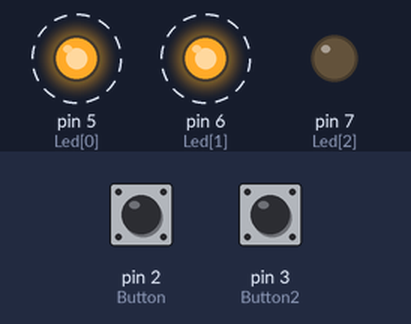
Recording of a sketch running on a simulated Arduino Uno, built with avr-gcc and run on an emulated ATmega328P. Shown: output pins drawn as LEDs (lit = HIGH). Dashed ring = blinking. The test bench sets the inputs (shaded band); at power-on: pin 2 (Button) HIGH, pin 3 (Button2) HIGH.

Above: at 1.2 s.
1.3 s: pin 2 (Button) pulled LOW for 0.15 s
At 1.4 s:
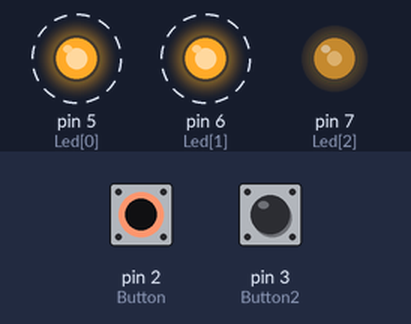
4.4 s: pin 3 (Button2) pulled LOW for 0.15 s
At 5.4 s:
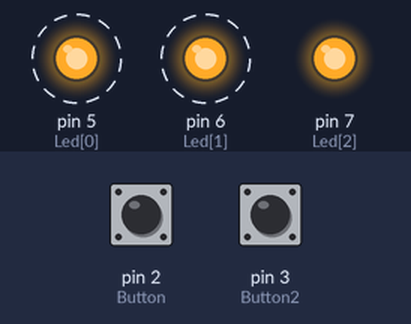
7.4 s: pin 2 (Button) pulled LOW for 1 s
At 7.9 s:
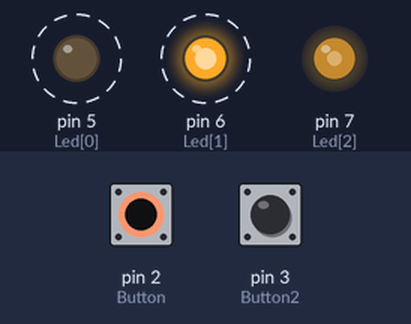
10.4 s: pin 3 (Button2) pulled LOW for 1 s
At 11.9 s:
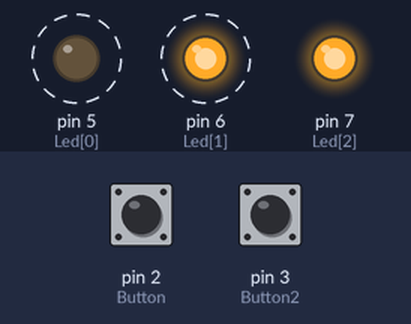
13.4 s: pin 2 (Button) pulled LOW for 3.2 s
At 14.75 s:
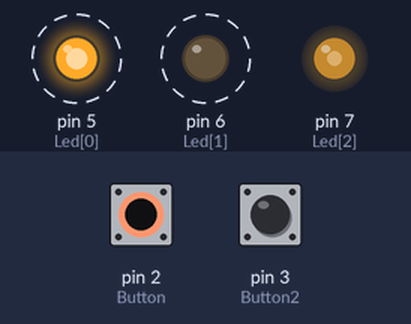
18.1 s: pin 2 (Button) pulled LOW for 0.15 s
At 18.8 s:
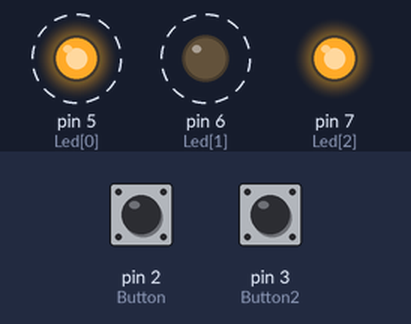
Timing chart, 0 to 22.1 s (numbered marks = the images above; inputs shaded):
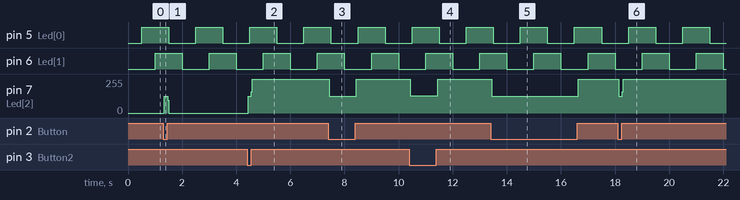

The sketch:

lab-1-3-2.ino
```cpp
#include <MsTimer2.h>
int Button = 2; // Arduino Button PIN 정의(인터럽트 0번 사용)
int Button2 = 3; // Arduino Button PIN 정의(인터럽트 1번 사용)
int Led [3] = {5, 6, 7}; // Arduino LED PIN 정의
static int buttonState = 1;
static int buttonState2= 1;

// Timer function
void LedControl() {
  static int counter = 0; // ISR에서 사용할 배열 인덱스
  static byte output = HIGH; // LED(1, 9) ON/OFF
  // LED(1, 9) ON/OFF 수행
  digitalWrite(Led[counter++], output);
  if (counter > 1) {
    counter = 0; // 배열 인덱스 초기화
    output = ! output; // 현재와 반대 상태로 전환
  }
}

// ISR
void ButtonLedControl() {
  static byte output = HIGH; // LED(16) ON/OFF를 결정할 변수
  digitalWrite(Led[2], output); // LED(16) ON/OFF 수행
  output = ! output; // 현재와 반대 상태로 전환
}

// ISR
void ButtonLedControl2() {
  static byte output2 = HIGH; // LED(15) ON/OFF를 결정할 변수
  digitalWrite(Led[2], output2); // LED(15) ON/OFF 수행
  output2 = ! output2; // 현재와 반대 상태로 전환
}

void setup() {
  Serial.begin(9600);    // init Serial
  int i;
  // Button PIN을 입력으로 설정
  pinMode(Button, INPUT_PULLUP);
  pinMode(Button2, INPUT_PULLUP);

  // LED PIN을 출력으로 설정
  for (i = 0; i < 3; i++)
    pinMode(Led[i], OUTPUT);


  // Timer 설정
  MsTimer2::set(500, LedControl);
  // Timer 시작
  MsTimer2::start();
}

void loop() {

  buttonState = digitalRead(Button);
  buttonState2 = digitalRead(Button2);

  if ( buttonState == LOW ) {
    ButtonLedControl();
  }

  if ( buttonState2 == LOW ) {
    ButtonLedControl2();
  }

}
```

Measured:
- after the input at 1.3 s, pin 7 (Led[2]): 0/255 → 127/255 at once, → 0/255 0.12 s later
- after the input at 4.4 s, pin 7 (Led[2]): 0/255 → 127/255 at once, → 255/255 0.12 s later
- after the input at 7.4 s, pin 7 (Led[2]): 255/255 → 127/255 at once, → 255/255 1.0 s later
- after the input at 10.4 s, pin 7 (Led[2]): 255/255 → 128/255 at once, → 255/255 1.0 s later
- after the input at 13.4 s, pin 7 (Led[2]): 255/255 → 127/255 at once, → 255/255 3.2 s later
- after the input at 18.1 s, pin 7 (Led[2]): 255/255 → 127/255 at once, → 255/255 0.12 s later
- by itself, pin 5 (Led[0]), pin 6 (Led[1]): alternates HIGH for 1.0 s and LOW for 1.0 s
